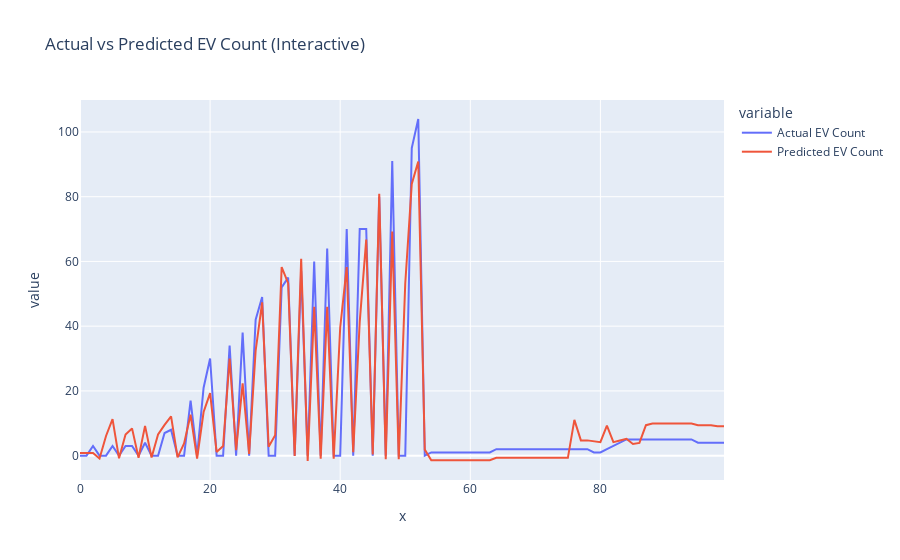

The notebook cell this image was saved under:
### Markdown cell above
**Actual vs Predicted EV Count**

### Code cell
def evaluate(y_true, y_pred):
    mae = mean_absolute_error(y_true, y_pred)
    rmse = np.sqrt(mean_squared_error(y_true, y_pred))
    r2Score = r2_score(y_true, y_pred)
    print(f"MAE: {mae:.2f}, RMSE: {rmse:.2f}, R2 Score: {r2Score:.2f}")

evaluate(y_test, y_pred)

# Plot actual vs predicted
plt.figure(figsize=(10,6))
plt.plot(y_test.values, label='Actual')
plt.plot(y_pred, label='Predicted')
plt.title("Actual vs Predicted EV Count")
plt.xlabel("Sample Index")
plt.ylabel("EV Count")
plt.legend()
plt.grid(True)
plt.tight_layout()
plt.show()
# NEW: Interactive Plotly visualization
fig = px.line(comparison_df.head(100), 
              x=comparison_df.index[:100], 
              y=['Actual EV Count', 'Predicted EV Count'],
              title="Actual vs Predicted EV Count (Interactive)")
fig.show()

### Figure 1 — Plotly figure (JSON) as saved in the notebook; plotly's stock layout.template omitted (floating-point values rounded to 4 significant figures)
{"data": [{"hovertemplate": "variable=Actual EV Count<br>x=%{x}<br>value=%{y}<extra></extra>", "legendgroup": "Actual EV Count", "line": {"color": "#636efa", "dash": "solid"}, "marker": {"symbol": "circle"}, "mode": "lines", "name": "Actual EV Count", "orientation": "v", "showlegend": true, "type": "scatter", "x": [0, 1, 2, 3, 4, 5, 6, 7, 8, 9, 10, 11, 12, 13, 14, 15, 16, 17, 18, 19, 20, 21, 22, 23, 24, 25, 26, 27, 28, 29, 30, 31, 32, 33, 34, 35, 36, 37, 38, 39, 40, 41, 42, 43, 44, 45, 46, 47, 48, 49, 50, 51, 52, 53, 54, 55, 56, 57, 58, 59, 60, 61, 62, 63, 64, 65, 66, 67, 68, 69, 70, 71, 72, 73, 74, 75, 76, 77, 78, 79, 80, 81, 82, 83, 84, 85, 86, 87, 88, 89, 90, 91, 92, 93, 94, 95, 96, 97, 98, 99], "xaxis": "x", "y": [0.0, 0.0, 3.0, 0.0, 0.0, 3.0, 0.0, 3.0, 3.0, 0.0, 4.0, 0.0, 0.0, 7.0, 8.0, 0.0, 0.0, 17.0, 0.0, 21.0, 30.0, 0.0, 0.0, 34.0, 0.0, 38.0, 0.0, 42.0, 49.0, 0.0, 0.0, 52.0, 55.0, 0.0, 57.0, 0.0, 60.0, 0.0, 64.0, 0.0, 0.0, 70.0, 0.0, 70.0, 70.0, 0.0, 80.0, 0.0, 91.0, 0.0, 0.0, 95.0, 104.0, 0.0, 1.0, 1.0, 1.0, 1.0, 1.0, 1.0, 1.0, 1.0, 1.0, 1.0, 2.0, 2.0, 2.0, 2.0, 2.0, 2.0, 2.0, 2.0, 2.0, 2.0, 2.0, 2.0, 2.0, 2.0, 2.0, 1.0, 1.0, 2.0, 3.0, 4.0, 5.0, 5.0, 5.0, 5.0, 5.0, 5.0, 5.0, 5.0, 5.0, 5.0, 5.0, 4.0, 4.0, 4.0, 4.0, 4.0], "yaxis": "y"}, {"hovertemplate": "variable=Predicted EV Count<br>x=%{x}<br>value=%{y}<extra></extra>", "legendgroup": "Predicted EV Count", "line": {"color": "#EF553B", "dash": "solid"}, "marker": {"symbol": "circle"}, "mode": "lines", "name": "Predicted EV Count", "orientation": "v", "showlegend": true, "type": "scatter", "x": [0, 1, 2, 3, 4, 5, 6, 7, 8, 9, 10, 11, 12, 13, 14, 15, 16, 17, 18, 19, 20, 21, 22, 23, 24, 25, 26, 27, 28, 29, 30, 31, 32, 33, 34, 35, 36, 37, 38, 39, 40, 41, 42, 43, 44, 45, 46, 47, 48, 49, 50, 51, 52, 53, 54, 55, 56, 57, 58, 59, 60, 61, 62, 63, 64, 65, 66, 67, 68, 69, 70, 71, 72, 73, 74, 75, 76, 77, 78, 79, 80, 81, 82, 83, 84, 85, 86, 87, 88, 89, 90, 91, 92, 93, 94, 95, 96, 97, 98, 99], "xaxis": "x", "y": [0.8, 0.8, 0.8, -0.9, 6.07, 11.31, -0.83, 6.55, 8.42, -0.65, 9.21, -0.57, 6.55, 9.51, 12.13, -0.54, 3.77, 12.63, -0.91, 13.49, 19.3, 1.16, 2.97, 30.02, 1.67, 22.36, 0.52, 32.41, 47.36, 2.78, 6.33, 58.25, 53.27, -0.07, 60.85, -1.65, 45.97, -0.96, 45.97, -0.96, 39.59, 58.25, 1.07, 41.32, 66.75, 0.35, 80.88, -1.08, 69.24, -1.09, 53.18, 83.94, 90.86, 1.87, -1.4, -1.4, -1.4, -1.4, -1.4, -1.4, -1.4, -1.4, -1.4, -1.4, -0.67, -0.67, -0.67, -0.67, -0.67, -0.67, -0.67, -0.67, -0.67, -0.67, -0.67, -0.67, 11.04, 4.72, 4.72, 4.43, 4.18, 9.28, 4.19, 4.7, 5.23, 3.59, 3.94, 9.42, 9.96, 9.96, 9.96, 9.96, 9.96, 9.96, 9.96, 9.42, 9.42, 9.42, 9.07, 9.07], "yaxis": "y"}], "layout": {"legend": {"title": {"text": "variable"}, "tracegroupgap": 0}, "title": {"text": "Actual vs Predicted EV Count (Interactive)"}, "xaxis": {"anchor": "y", "domain": [0, 1], "title": {"text": "x"}}, "yaxis": {"anchor": "x", "domain": [0, 1], "title": {"text": "value"}}}}
